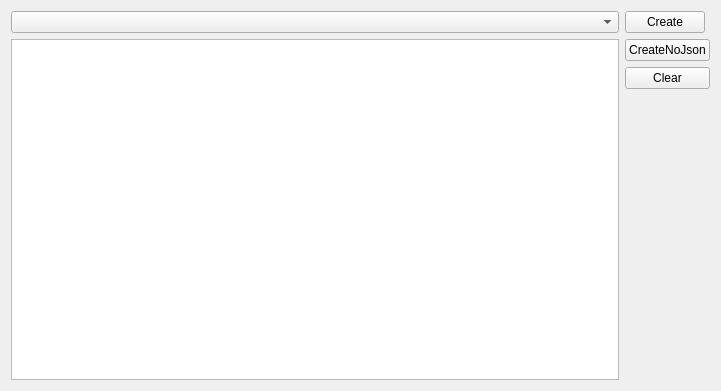
<?xml version="1.0" encoding="UTF-8"?>
<ui version="4.0">
 <class>SimpleWidgetViewer</class>
 <widget class="QWidget" name="SimpleWidgetViewer">
  <property name="geometry">
   <rect>
    <x>0</x>
    <y>0</y>
    <width>721</width>
    <height>391</height>
   </rect>
  </property>
  <property name="windowTitle">
   <string>SimpleWidgetViewer</string>
  </property>
  <layout class="QGridLayout" name="gridLayout">
   <item row="0" column="1">
    <widget class="QPushButton" name="btnCreate">
     <property name="sizePolicy">
      <sizepolicy hsizetype="Maximum" vsizetype="Maximum">
       <horstretch>0</horstretch>
       <verstretch>0</verstretch>
      </sizepolicy>
     </property>
     <property name="text">
      <string>Create</string>
     </property>
    </widget>
   </item>
   <item row="0" column="0">
    <widget class="QComboBox" name="comboBox">
     <property name="maxVisibleItems">
      <number>30</number>
     </property>
    </widget>
   </item>
   <item row="3" column="1">
    <spacer name="verticalSpacer">
     <property name="orientation">
      <enum>Qt::Vertical</enum>
     </property>
     <property name="sizeHint" stdset="0">
      <size>
       <width>20</width>
       <height>40</height>
      </size>
     </property>
    </spacer>
   </item>
   <item row="1" column="1">
    <widget class="QPushButton" name="btnCreateNoJson">
     <property name="text">
      <string>CreateNoJson</string>
     </property>
    </widget>
   </item>
   <item row="1" column="0" rowspan="4">
    <widget class="QPlainTextEdit" name="plainTextEdit"/>
   </item>
   <item row="2" column="1">
    <widget class="QPushButton" name="btnClear">
     <property name="text">
      <string>Clear</string>
     </property>
    </widget>
   </item>
  </layout>
 </widget>
 <resources/>
 <connections/>
</ui>
